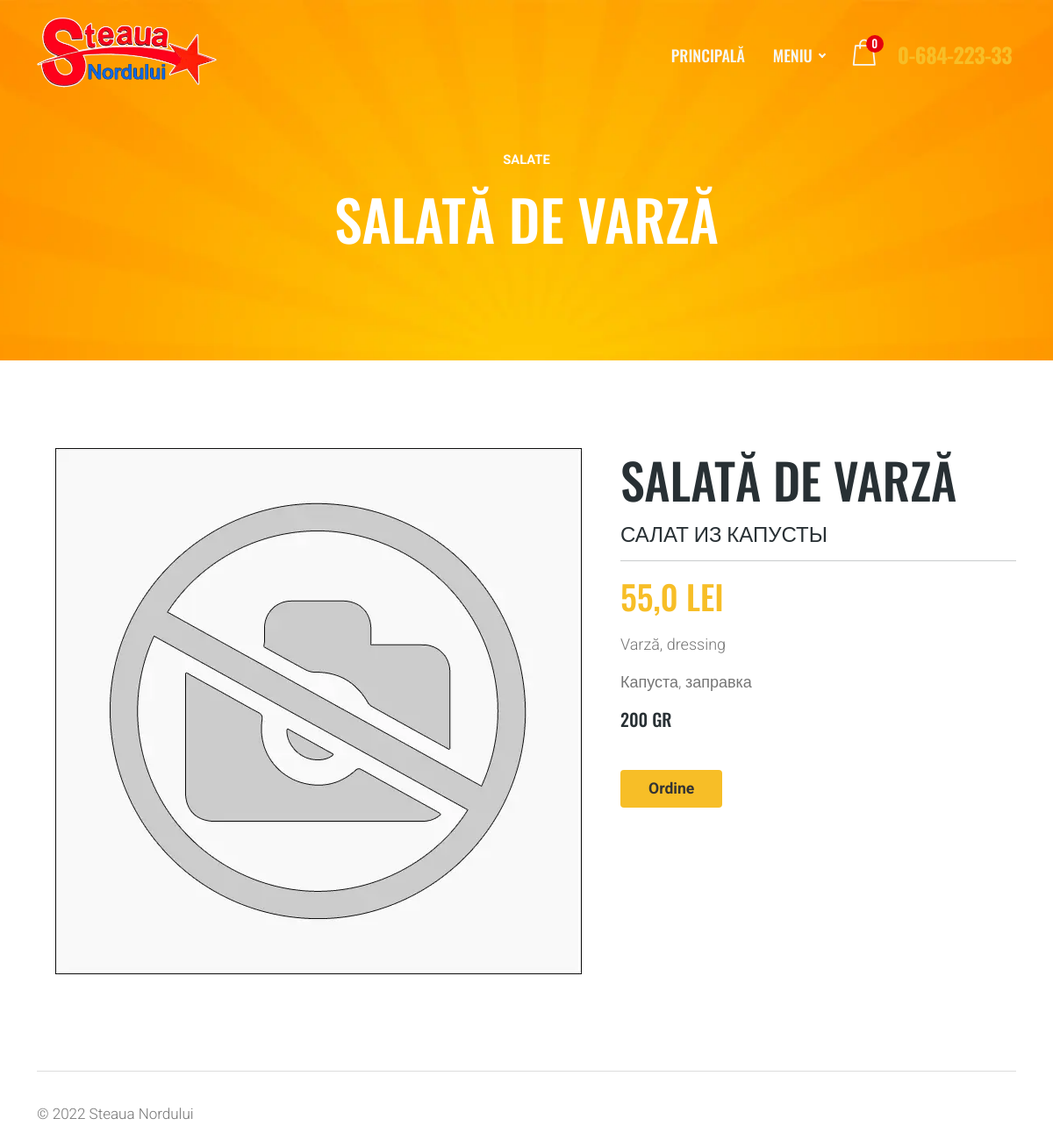
The app's page /salate/salata-de-varza/ with its own data.
### web/models.py (models this page shows, shortened)
class Product(models.Model):
    category = models.ForeignKey('Category', on_delete=models.SET_NULL, null=True, verbose_name='Категория')
    name = models.CharField(max_length=100, verbose_name='Наименование млд.')
    name_ru = models.CharField(max_length=100, verbose_name='Наименование рус.', blank=True, null=True)
    slug = models.SlugField(unique=True, verbose_name='Псевдоним')
    composition = models.CharField(max_length=250, verbose_name='Состав млд.', blank=True, null=True)
    composition_ru = models.CharField(max_length=250, verbose_name='Состав рус.', blank=True, null=True)
    volume_choice = models.ForeignKey('Volume', on_delete=models.SET_NULL, blank=True, null=True,
                                      verbose_name='Ед. изм')
    volume_1 = models.CharField(max_length=100, verbose_name='Объем/Вес', blank=True, null=True)
    price_1 = models.FloatField(verbose_name='Цена')
    image = models.ImageField(upload_to='media/images', blank=True, null=True, verbose_name='Фото')
    class Meta:
        verbose_name = 'Блюдо'
        verbose_name_plural = 'Блюда'
    @property
    def ct_model(self):
        return self._meta.model_name

class Category(models.Model):
    name = models.CharField(max_length=100, verbose_name='Наименование')
    slug = models.SlugField(unique=True, verbose_name='Псевдоним')
    parent_category = models.ForeignKey('self', null=True, blank=True, on_delete=models.CASCADE,
                                        related_name='subcategories', verbose_name='Родительская категория')
    icon = models.ImageField(upload_to='media/category_icons', blank=True, null=True, verbose_name='Иконка')
    foto = models.ImageField(upload_to='media/category_fotos', blank=True, null=True, verbose_name='Фото')
    class Meta:
        verbose_name = 'Категория'
        verbose_name_plural = 'Категории меню'
    def get_absolute_url(self):
        return reverse('category_detail', kwargs={'category_slug': self.slug})

class Volume(models.Model):
    name = models.CharField(max_length=4, blank=True, null=True, verbose_name='Наименование')
    class Meta:
        verbose_name = 'Ед. изм.'
        verbose_name_plural = 'Единицы имз.'
    def __str__(self):
        return self.name

### web/views.py (the view)
# urls.py: path('<str:category_slug>/<str:product_slug>/', ProductDetailView.as_view(), name='product_detail'),
class ProductDetailView(views.generic.DetailView):
    model = Product
    template_name = 'product_detail.html'
    slug_url_kwarg = 'product_slug'
    title = 'product_name'
    context_object_name = 'product'
    def get_context_data(self, **kwargs):
        context = super().get_context_data(**kwargs)
        ct_model = self.model().ct_model
        cart = Cart(self.request)
        cart_items_count = len(cart)  # Получаем количество товаров в корзине
        context['cart_items_count'] = cart_items_count
        context['ct_model'] = ct_model
        context['categories'] = Category.objects.all()
        return context

### web/cart.py (called while the page is built)
    def __len__(self):
        return sum(item['quantity'] for item in self.cart.values())

### templates/product_detail.html (shortened to what this page needs)
{% extends 'base.html' %}
{% load static %}
{% block content %}
		<div id="page" class="page">
            <div id="menu-page" class="page-hero-section division">
                <div class="container">
                    <div class="row">
                        <div class="col-lg-10 offset-lg-1">
                            <div class="hero-txt text-center white-color">
                                <div id="breadcrumb">
                                    <div class="row">
                                        <div class="col">
                                            <div class="breadcrumb-nav">
                                                <nav aria-label="breadcrumb">
                                                    <ol class="breadcrumb">
                                                        <li class="breadcrumb-item active">{{ product.category.name }}</li>
                                                    </ol>
                                                </nav>
                                            </div>
                                        </div>
                                    </div>
                                </div>
                                <h2 class="h2-xl">{{ product.name }}</h2>
                            </div>
                        </div>
                    </div>
                </div>
            </div>
			<section id="product-1" class="pt-100 single-product division">
				<div class="container">
					<div class="row">
						<div class="col-lg-7">
							<div class="product-preview">
				 				<div class="tabs-content">
                                    {% if product.image %}
									<div id="tab-1-img" class="tab-content text-center displayed">
										<img class="img-fluid" src="{{ product.image.url }}" alt="menu-image" />
									</div>
                                    {% else %}
                                    <div id="tab-1-img" class="tab-content text-center displayed">
										<img class="img-fluid" src="{% static 'placeholder_food.webp' %}" alt="menu-image" />
									</div>
                                    {% endif %}
								</div>
							</div>
						</div>
                    <div class="col-lg-5">
                        <form action="" method="POST">
                            <div class="product-description">
                                <div class="project-title">
                                    <h2 class="h2-lg">{{ product.name }}</h2>
                                    {% if product.name_ru %}
                                    <h4 class="h2-lg">{{ product.name_ru }}</h4>
                                    {% endif %}
                                    <hr>
                                    <div class="project-price">
                                        <h4 class="h4-xl yellow-color">{{ product.price_1 }}{% if product.price_2%}/{{ product.price_2 }}{% endif %} lei</h4>
                                    </div>
                                </div>
                                <div class="product-txt">
                                    {% if product.composition %}
                                    <p class="p-md grey-color">
                                        {{ product.composition }}
                                    </p>
                                    {% endif %}
                                    {% if product.composition_ru %}
                                    <p class="p-md grey-color">
                                        {{ product.composition_ru }}
                                    </p>
                                    {% endif %}
                                    <div class="product-info">
                                        <h5><span>{{ product.volume_1 }}{% if product.volume_2%}/{{ product.volume_2 }}{% endif %} {% if product.volume_choice %}{{ product.volume_choice }}{% endif %}</span></h5>
                                    </div>
                                    <a href="{% url 'add_to_cart' product.id %}" class="add-to-cart-btn bg-yellow ico-20 text-center">Ordine</a>
                                </div>
                            </div>
                        </form>
                    </div>
					</div>
				</div>
			</section>
		</div>
{% endblock %}

### records on screen
Product: category.name "SALATE", name "SALATĂ DE VARZĂ", name_ru "САЛАТ ИЗ КАПУСТЫ", price_1 "55,0", composition "Varză, dressing", composition_ru "Капуста, заправка", volume_1 "200", volume_choice "GR"

### other values on screen
{{ cart_items_count }} "0"
